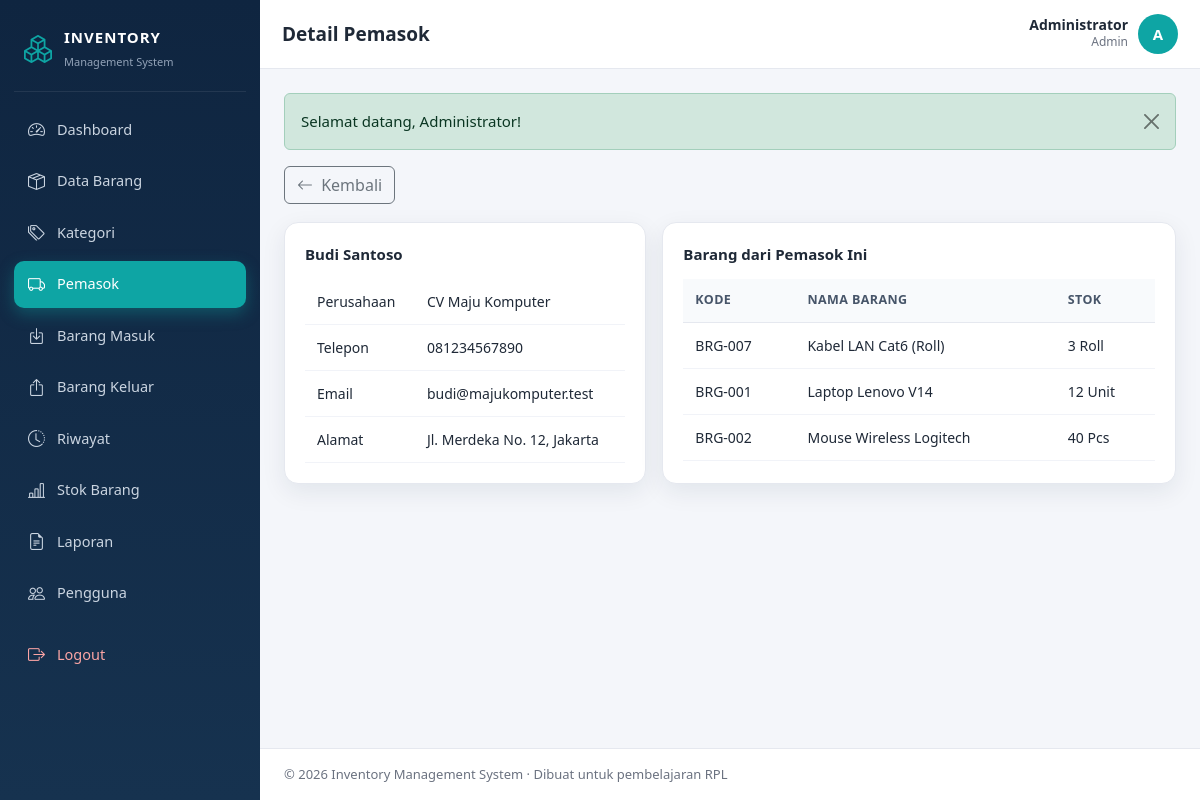
The app's page /detail.php?id=1 (signed in) with its own data.
### tables this page shows
CREATE TABLE pemasok (
  id_pemasok     INT AUTO_INCREMENT PRIMARY KEY,
  nama_pemasok   VARCHAR(100) NOT NULL,
  nama_perusahaan VARCHAR(100) DEFAULT NULL,
  telepon        VARCHAR(20)  DEFAULT NULL,
  email          VARCHAR(100) DEFAULT NULL,
  alamat         TEXT DEFAULT NULL,
  created_at     TIMESTAMP NOT NULL DEFAULT CURRENT_TIMESTAMP
);

CREATE TABLE barang (
  id_barang     INT AUTO_INCREMENT PRIMARY KEY,
  kode_barang   VARCHAR(30)  NOT NULL UNIQUE,
  nama_barang   VARCHAR(120) NOT NULL,
  id_kategori   INT NOT NULL,
  id_pemasok    INT DEFAULT NULL,
  merek         VARCHAR(80)  DEFAULT NULL,
  spesifikasi   TEXT DEFAULT NULL,
  satuan        VARCHAR(20)  NOT NULL DEFAULT 'Unit',
  harga_beli    DECIMAL(15,2) NOT NULL DEFAULT 0,
  harga_jual    DECIMAL(15,2) NOT NULL DEFAULT 0,
  stok          INT NOT NULL DEFAULT 0,
  stok_minimum  INT NOT NULL DEFAULT 0,
  kondisi       ENUM('Baik','Rusak Ringan','Rusak Berat') NOT NULL DEFAULT 'Baik',
  lokasi        VARCHAR(100) DEFAULT NULL,
  tanggal_masuk DATE NOT NULL,
  created_at    TIMESTAMP NOT NULL DEFAULT CURRENT_TIMESTAMP,
  updated_at    TIMESTAMP NOT NULL DEFAULT CURRENT_TIMESTAMP ON UPDATE CURRENT_TIMESTAMP,
  CONSTRAINT fk_barang_kategori FOREIGN KEY (id_kategori) REFERENCES kategori(id_kategori)
    ON UPDATE CASCADE ON DELETE RESTRICT,
  CONSTRAINT fk_barang_pemasok FOREIGN KEY (id_pemasok) REFERENCES pemasok(id_pemasok)
    ON UPDATE CASCADE ON DELETE SET NULL
);

### functions.php (called while the page is built, shortened)
<?php
function e($text): string
{
    return htmlspecialchars((string) $text, ENT_QUOTES, 'UTF-8');
}

### detail.php (the view, shortened to what this page needs)
<?php
require_once __DIR__ . '/../includes/auth.php';
$id = (int) ($_GET['id'] ?? 0);
$stmt = $pdo->prepare('SELECT * FROM pemasok WHERE id_pemasok = ?'); $stmt->execute([$id]);
$p = $stmt->fetch();
$brg = $pdo->prepare('SELECT kode_barang, nama_barang, stok, satuan FROM barang WHERE id_pemasok = ? ORDER BY nama_barang');
$brg->execute([$id]); $brg = $brg->fetchAll();
require_once __DIR__ . '/../includes/header.php';
?>
<div class="page-actions"><a href="index.php" class="btn btn-outline-secondary"><i class="bi bi-arrow-left me-1"></i> Kembali</a></div>
<div class="row g-3">
  <div class="col-lg-5"><div class="card-ims">
    <div class="card-title"><?= e($p['nama_pemasok']) ?></div>
    <table class="table-ims"><tbody>
      <tr><td>Perusahaan</td><td><?= e($p['nama_perusahaan'] ?: '-') ?></td></tr>
      <tr><td>Telepon</td><td><?= e($p['telepon'] ?: '-') ?></td></tr>
      <tr><td>Email</td><td><?= e($p['email'] ?: '-') ?></td></tr>
      <tr><td>Alamat</td><td><?= nl2br(e($p['alamat'] ?: '-')) ?></td></tr>
    </tbody></table>
  </div></div>
  <div class="col-lg-7"><div class="card-ims">
    <div class="card-title">Barang dari Pemasok Ini</div>
    <table class="table-ims">
      <thead><tr><th>Kode</th><th>Nama Barang</th><th>Stok</th></tr></thead>
      <tbody>
      <?php foreach ($brg as $b): ?>
        <tr><td><?= e($b['kode_barang']) ?></td><td><?= e($b['nama_barang']) ?></td><td><?= (int)$b['stok'] ?> <?= e($b['satuan']) ?></td></tr>
      <?php endforeach; ?>
      </tbody>
    </table>
  </div></div>
</div>
<?php require_once __DIR__ . '/../includes/footer.php'; ?>

### style.css (style rules this page uses)
:root { --ims-navy:#0f2540; --ims-navy-soft:#16324f; --ims-teal:#0ea5a4; --ims-teal-dark:#0b8483; --ims-bg:#f4f6fa; --ims-text:#1f2937; --ims-muted:#6b7280; --ims-border:#e5e8ef; --ims-radius:14px; --ims-shadow:0 8px 24px rgba(16,36,64,.08); }
* { box-sizing:border-box }
body { margin:0;background:var(--ims-bg);color:var(--ims-text);font-family:"Segoe UI",system-ui,-apple-system,sans-serif;font-size:15px }
a { text-decoration:none }
.card-ims { background:#fff;border:1px solid var(--ims-border);border-radius:var(--ims-radius);box-shadow:var(--ims-shadow);padding:20px;height:100% }
.card-ims .card-title { font-size:15px;font-weight:600;margin-bottom:14px }
.table-ims { width:100%;border-collapse:separate;border-spacing:0;background:#fff;font-size:14px }
.table-ims thead th { background:#f8fafc;color:#475569;font-weight:600;font-size:12.5px;text-transform:uppercase;letter-spacing:.4px;padding:12px;border-bottom:1px solid var(--ims-border);white-space:nowrap }
.table-ims tbody td { padding:12px;border-bottom:1px solid #f1f3f8;vertical-align:middle }
.page-actions { display:flex;flex-wrap:wrap;gap:10px;align-items:center;margin-bottom:18px }

### records on screen
pemasok: nama_pemasok "Budi Santoso", nama_perusahaan "CV Maju Komputer", telepon "081234567890", email "budi@majukomputer.test", alamat "Jl. Merdeka No. 12, Jakarta"
barang: kode_barang "BRG-007", nama_barang "Kabel LAN Cat6 (Roll)", stok "3", satuan "Roll"
barang: kode_barang "BRG-001", nama_barang "Laptop Lenovo V14", stok "12", satuan "Unit"
barang: kode_barang "BRG-002", nama_barang "Mouse Wireless Logitech", stok "40", satuan "Pcs"

### other values on screen
$m['label'] "Dashboard"
$m['label'] "Data Barang"
$m['label'] "Kategori"
$m['label'] "Pemasok"
$m['label'] "Barang Masuk"
$m['label'] "Barang Keluar"
$m['label'] "Riwayat"
$m['label'] "Stok Barang"
$m['label'] "Laporan"
$m['label'] "Pengguna"
$judul "Detail Pemasok"
$_SESSION['nama_lengkap'] "Administrator"
$_SESSION['role'] "Admin"
substr($_SESSION['nama_lengkap'] ?? 'U', 0, 1) "A"
$flash['message'] "Selamat datang, Administrator!"
